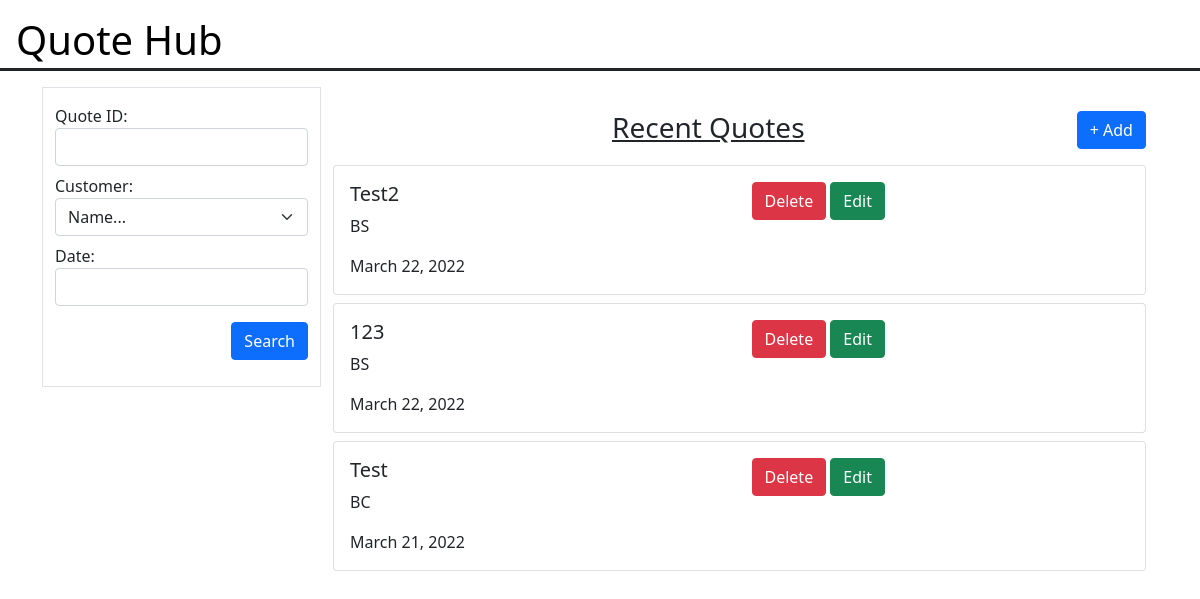
/home, run on an earlier commit of the app's database.
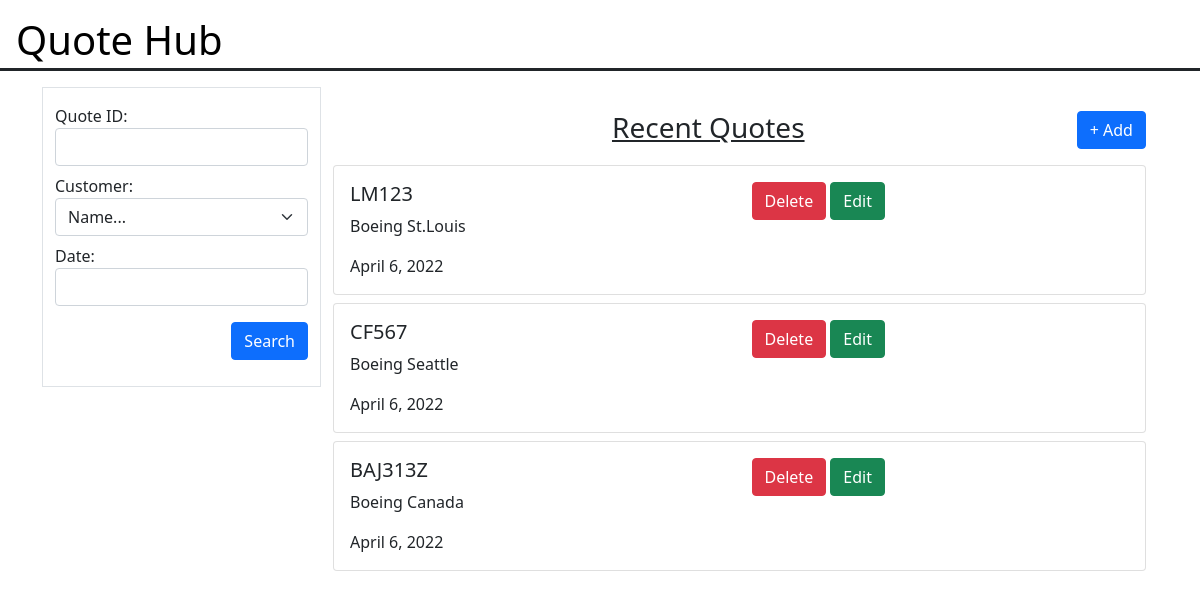
And on a later commit of the database.
### quote_lm/models.py (models this page shows, shortened)
class QuoteLm(models.Model):
    NONE = ''
    BOEING_CANADA = 'Boeing Canada'
    BOEING_SEATTLE = 'Boeing Seattle'
    BOEING_STLOUIS = 'Boeing St.Louis'
    L3_HARRIS = 'L3 Harris'
    LOCKHEED = 'Lockheed Martin'
    NORTHROP = 'Northrop Grumman'
    SIKORSKY = 'Sikorsky'
    SPIRIT = 'Spirit'
    ALUMINUM = 'AL'
    STEEL = 'STL'
    INVAR = 'INV'
    THIRTYTWORA = '32RA'
    SIXTYFOURRA = '64RA'
    ONETWENTYFIVERA = '125RA'
    CUSTOMER = [
        (NONE, 'Name...'),
        (BOEING_CANADA, 'Boeing Canada'),
        (BOEING_SEATTLE, 'Boeing Seattle'),
        (BOEING_STLOUIS, 'Boeing St.Louis'),
        (L3_HARRIS, 'L3 Harris'),
        (LOCKHEED, 'Lockheed Martin'),
        (NORTHROP, 'Northrop Grumman'),
        (SIKORSKY, 'Sikorsky'),
        (SPIRIT, 'Spirit'),
    ]
    MATERIAL = [
        (NONE, 'Type...'),
        (ALUMINUM, 'Aluminum'),
        (STEEL, 'Steel'),
        (INVAR, 'Invar'),
    ]
    SURFACEFINISH = [
        (NONE, 'Type...'),
        (THIRTYTWORA, '32 Ra'),
        (SIXTYFOURRA, '64 Ra'),
        (ONETWENTYFIVERA, '125 Ra'),
    ]
    quote_id = models.CharField(
        max_length=30,
        default=NONE,
        unique=True
    )
    customer_id = models.CharField(
        max_length=30,
        choices=CUSTOMER,
        default=NONE
    )
    date = models.DateField(default=datetime.date.today())
    length = models.PositiveIntegerField(default=NONE)
    width = models.PositiveIntegerField(default=NONE)
    height = models.PositiveIntegerField(default=NONE)
    material = models.CharField(
        max_length=10,
        choices=MATERIAL,
        default=NONE
    )
    surface_finish = models.CharField(
        max_length=10,
        choices=SURFACEFINISH,
        default=NONE
    )
    h_headers = models.PositiveIntegerField(default=NONE)
    v_headers = models.PositiveIntegerField(default=NONE)
    bubs_num = models.PositiveIntegerField(default=NONE)
    drill_bar_num = models.PositiveIntegerField(default=NONE)

### quote_lm/views.py (the view)
# urls.py: path('home', views.mainpage, name='main_page'),
def mainpage(request):
    form = SearchForm
    display = QuoteLm.objects.order_by('-date')[:6]
    context = {'form': form, 'display': display}
    return render(request, 'mainpage.html', context)

### templates/mainpage.html (shortened to what this page needs)
<!doctype html>
<html lang="en">
  <head>
    {% load crispy_forms_tags %}
    <link href="https://cdn.jsdelivr.net/npm/bootstrap@5.1.3/dist/css/bootstrap.min.css" rel="stylesheet"
>
  </head>
  <body>
    <h1 class="ps-3 pt-3 pb-1 border border-3 border-top-0 border-start-0 border-end-0 border-dark">
        <a href="{% url 'main_page' %}" style="text-decoration:none; color:black">Quote Hub</a></h1>
    <form method="GET" action="home/search">
    <div class="container">
        <div class="container">
            <div class="row mt-3">
                <div class="col-3 border border-1" style="height: 300px">
                <div class="row mb-2 mt-3">
                  <div class="col">
                    <label>Quote ID:</label>
                    {{ form.quote_id|as_crispy_field }}
                  </div>
                </div>
                <div class="row mb-2">
                  <div class="col">
                    <label>Customer:</label>
                    {{ form.customer_id|as_crispy_field }}
                  </div>
                </div>
                <div class="row mb-2">
                  <div class="col">
                    <label>Date:</label>
                    {{ form.date|as_crispy_field }}
                  </div>
                </div>
                <div class="row">
                  <div class="col d-flex justify-content-end">
                    <button class="btn btn-primary mt-2" type="submit">Search</button>
                  </div>
                </div>
            </div>
            <div class="col-9">
                <div class="row mt-4">
                    <div class="col-4"></div>
                    <div class="col-4">
                        <u><h3>Recent Quotes</h3></u>
                    </div>
                    <div class="col-4 d-flex justify-content-end mb-2">
                        <a class="btn btn-primary" href="{% url 'quote_form' %}" role="button">+ Add</a>
                    </div>
                </div>
                    <div class="card-columns">
                        {% for data in display %}
                        <div class="card h-25 mt-2">
                          <div class="card-body">
                              <div class="row">
                                  <div class="col-6">
                                    <h5 class="card-title">{{ data.quote_id }}</h5>
                                    <p class="card-text">{{ data.customer_id }}</p>
                                    <p class="card-text">{{ data.date }}</p>
                                  </div>
                                  <div class="col-6">
                                    <a class="btn btn-danger" href="{% url 'delete' %}?id={{ data.id }}"
                                       onclick="return confirm('Are you sure?');" role="button" name="delete">Delete</a>
                                    <a class="btn btn-success" href="{% url 'edit' %}?id={{ data.id }}" role="button" name="edit">Edit</a>
                                  </div>
                              </div>
                          </div>
                        </div>
                        {% endfor %}
                    </div>
            </div>
        </div>
      </div>
    </div>
    </form>
  </body>
</html>

What changed in the data, as far as the page shows it:
changed QuoteLm: quote_id "Test" → "LM123"; customer_id "BC" → "Boeing St.Louis"; date "March 21, 2022" → "April 6, 2022"; moves up the list
changed QuoteLm: quote_id "Test2" → "CF567"; customer_id "BS" → "Boeing Seattle"; date "March 22, 2022" → "April 6, 2022"
changed QuoteLm: quote_id "123" → "BAJ313Z"; customer_id "BS" → "Boeing Canada"; date "March 22, 2022" → "April 6, 2022"
